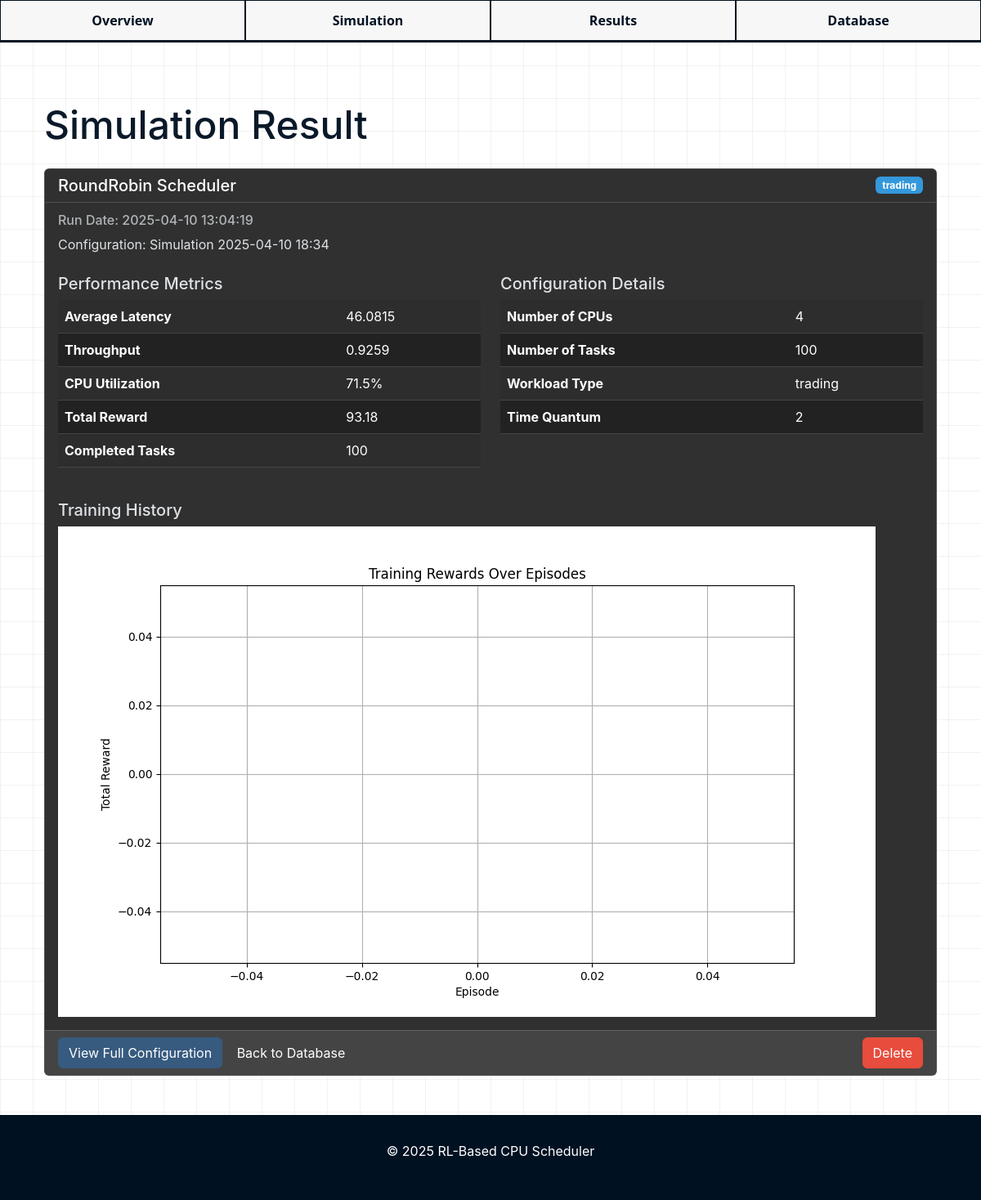
Page /view_result/4 on the committed database.
### database.py (models this page shows, shortened)
class SimulationResult(db.Model):
    id = db.Column(db.Integer, primary_key=True)
    config_id = db.Column(db.Integer, db.ForeignKey('simulation_config.id'), nullable=False)
    scheduler_type = db.Column(db.String(20), nullable=False)
    run_date = db.Column(db.DateTime, default=datetime.datetime.utcnow)
    avg_latency = db.Column(db.Float)
    throughput = db.Column(db.Float)
    cpu_utilization = db.Column(db.Float)
    total_reward = db.Column(db.Float)
    completed_tasks = db.Column(db.Integer)
    training_history = db.Column(db.JSON)

class SimulationConfig(db.Model):
    id = db.Column(db.Integer, primary_key=True)
    name = db.Column(db.String(100), nullable=False)
    description = db.Column(db.Text)
    created_at = db.Column(db.DateTime, default=datetime.datetime.utcnow)
    user_id = db.Column(db.Integer, db.ForeignKey('user.id'), nullable=False)
    num_cpus = db.Column(db.Integer, default=4)
    num_tasks = db.Column(db.Integer, default=100)
    workload_type = db.Column(db.String(20), default='trading')
    reward_latency_weight = db.Column(db.Float, default=0.7)
    reward_throughput_weight = db.Column(db.Float, default=0.3)
    max_steps = db.Column(db.Integer, default=1000)
    learning_rate = db.Column(db.Float, default=0.001)
    gamma = db.Column(db.Float, default=0.99)
    epsilon = db.Column(db.Float, default=1.0)
    epsilon_min = db.Column(db.Float, default=0.01)
    epsilon_decay = db.Column(db.Float, default=0.995)
    memory_size = db.Column(db.Integer, default=10000)
    batch_size = db.Column(db.Integer, default=64)
    time_quantum = db.Column(db.Integer, default=2)  #for round robin
    results = db.relationship('SimulationResult', backref='config', lazy=True, cascade="all, delete-orphan")

### app.py (the view)
@app.route('/view_result/<int:result_id>')
def view_result(result_id):
    result = SimulationResult.query.options(
        db.joinedload(SimulationResult.config)
    ).get_or_404(result_id)
    plots = {}
    if result.training_history and 'rewards' in result.training_history:
        plt.figure(figsize=(10, 6))
        plt.plot(result.training_history['rewards'])
        plt.title('Training Rewards Over Episodes')
        plt.xlabel('Episode')
        plt.ylabel('Total Reward')
        plt.grid(True)
        img = io.BytesIO()
        plt.savefig(img, format='png')
        img.seek(0)
        plots['training'] = base64.b64encode(img.getvalue()).decode()
        plt.close()
    return render_template('view_result.html', result=result, plots=plots)

### templates/view_result.html (shortened to what this page needs)
{% extends "layout.html" %}
{% block content %}
<div class="container mt-5">
    <div class="row">
        <div class="col">
            <h1>Simulation Result</h1>
            <div class="card my-4">
                <div class="card-header bg-dark text-white">
                    <div class="d-flex justify-content-between align-items-center">
                        <h5 class="mb-0">{{ result.scheduler_type }} Scheduler</h5>
                        <span class="badge bg-info">{{ result.config.workload_type }}</span>
                    </div>
                </div>
                <div class="card-body">
                    <h6 class="card-subtitle mb-2 text-muted">
                        Run Date: {{ result.run_date.strftime('%Y-%m-%d %H:%M:%S') }}
                    </h6>
                    <p class="card-text">Configuration: {{ result.config.name }}</p>
                    <div class="row mt-4">
                        <div class="col-md-6">
                            <h5>Performance Metrics</h5>
                            <table class="table table-striped">
                                <tr>
                                    <th>Average Latency</th>
                                    <td>{{ result.avg_latency|round(4) }}</td>
                                </tr>
                                <tr>
                                    <th>Throughput</th>
                                    <td>{{ result.throughput|round(4) }}</td>
                                </tr>
                                <tr>
                                    <th>CPU Utilization</th>
                                    <td>{{ (result.cpu_utilization * 100)|round(1) }}%</td>
                                </tr>
                                <tr>
                                    <th>Total Reward</th>
                                    <td>{{ result.total_reward|round(2) }}</td>
                                </tr>
                                <tr>
                                    <th>Completed Tasks</th>
                                    <td>{{ result.completed_tasks }}</td>
                                </tr>
                            </table>
                        </div>
                        <div class="col-md-6">
                            <h5>Configuration Details</h5>
                            <table class="table table-striped">
                                <tr>
                                    <th>Number of CPUs</th>
                                    <td>{{ result.config.num_cpus }}</td>
                                </tr>
                                <tr>
                                    <th>Number of Tasks</th>
                                    <td>{{ result.config.num_tasks }}</td>
                                </tr>
                                <tr>
                                    <th>Workload Type</th>
                                    <td>{{ result.config.workload_type }}</td>
                                </tr>
                                {% if result.scheduler_type == "RoundRobin" %}
                                <tr>
                                    <th>Time Quantum</th>
                                    <td>{{ result.config.time_quantum }}</td>
                                </tr>
                                {% endif %}
                            </table>
                        </div>
                    </div>
                    {% if plots and plots.training %}
                    <div class="row mt-4">
                        <div class="col">
                            <h5>Training History</h5>
                            <img class="img-fluid" alt="Training Rewards">
                        </div>
                    </div>
                    {% endif %}
                </div>
                <div class="card-footer">
                    <a href="{{ url_for('view_config', config_id=result.config.id) }}" class="btn btn-primary">View Full Configuration</a>
                    <a href="{{ url_for('db_management') }}" class="btn btn-secondary">Back to Database</a>
                    <a href="{{ url_for('delete_result', result_id=result.id) }}" class="btn btn-danger float-end"
                       onclick="return confirm('Are you sure you want to delete this result?');">Delete</a>
                </div>
            </div>
        </div>
    </div>
</div>
{% endblock %}

### static/css/overflow.css (style rules this page uses)
:root { --primary-blue: #3498db; --primary-yellow: #f1c40f; --primary-green: #2ecc71; --primary-purple: #9b59b6; --primary-orange: #e67e22; --primary-red: #e74c3c; --primary-pink: #e6a8d7; --background-color: #ffffff; --dark-text: #0a1929; --light-text: #718096; --border-color: #e2e8f0; --grid-color: rgba(0, 0, 0, 0.05); }
* { margin: 0; padding: 0; box-sizing: border-box; }
body { font-family: 'Inter', sans-serif; background-color: var(--background-color); color: var(--dark-text); background-image: linear-gradient(var(--grid-color) 1px, transparent 1px), linear-gradient(90deg, var(--grid-color) 1px, transparent 1px); background-size: 40px 40px; position: relative; min-height: 100vh; display: flex; flex-direction: column; }

### rows in the picture
SimulationResult: scheduler_type "RoundRobin", run_date "2025-04-10 13:04:19", avg_latency "46.0815", throughput "0.9259", (result.cpu_utilization*100)|round(1) "71.5", total_reward "93.18", completed_tasks "100"
SimulationConfig: config.workload_type "trading", config.name "Simulation 2025-04-10 18:34", config.num_cpus "4", config.num_tasks "100", config.time_quantum "2"
